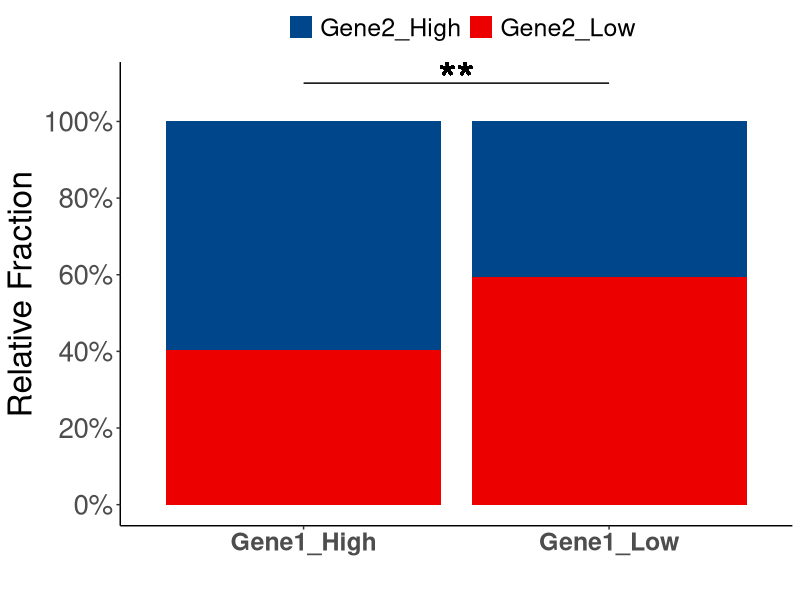

Write R code to recreate this figure.
library(ggplot2)
library(ggsci)
library(ggsignif)


#Read data table ----
Gene1Gene2 <- data.frame(t(read.table("scriptsWithData/TCGAgenePropotion/me1etv4.txt",header=T,row.names=1,sep = " ")))
Gene1_mark = rep("Gene1_Low", nrow(Gene1Gene2))
Gene2_mark = rep("Gene2_Low", nrow(Gene1Gene2))
Gene1_mark[Gene1Gene2[, 1]>= median(Gene1Gene2[, 1])] = "Gene1_High"
Gene2_mark[Gene1Gene2[, 2]>= median(Gene1Gene2[, 2])] = "Gene2_High"
Gene1Gene2 = cbind(Gene1Gene2, Gene1_mark, Gene2_mark)

# statistic test for propotion  using chisq test 
mt = table(Gene1Gene2[, 3:4])
sig="NS"
Pvalue=chisq.test(mt)$p.value 
if(Pvalue<0.01){
  sig="**"
}else if(Pvalue<0.05){
  sig="*"
}

#plot function
g = 
  ggplot(Gene1Gene2[, 3:4], aes(x = Gene1_mark,fill = Gene2_mark)) + 
  geom_bar(position = "fill") +
  xlab('') + 
  ylab("Relative Fraction") +
  scale_y_continuous(breaks=c(0, 0.2, 0.4, 0.6, 0.8, 1), labels = scales::percent)+
  theme_classic()+
  theme(legend.position="top") +
  theme(axis.text = element_text(size = 20)) +
  theme(axis.title = element_text(size = 24)) +
  theme(axis.text.x = element_text(size = 18, face="bold")) +
  theme(legend.text = element_text(size=18)) + 
  guides(fill = guide_legend(" ")) +
  scale_fill_lancet()+
  annotate("rect", xmin = 1, xmax = 2, ymin = 1.1, ymax = 1.1, alpha = 1, colour = "black")+
  geom_text(x = 1.5, y = 1.11, label = sig, size = 12)
ggsave("images/barRatioPlot.png", width = 8.6, height = 6.6)